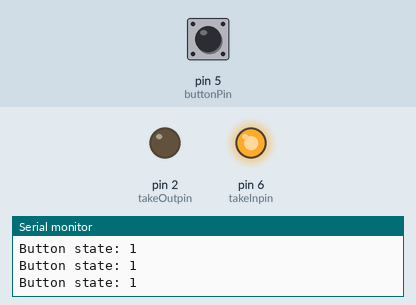
Bench run of a sketch on a simulated Arduino Uno, built with avr-gcc and run on an emulated ATmega328P. On the bench: output pins drawn as LEDs (lit = HIGH), the last lines printed to the serial monitor. The inputs (shaded band) are chosen by the test bench; at power-on: pin 5 (buttonPin) HIGH.

Above: at 1.2 s.
1.3 s: pin 5 (buttonPin) pulled LOW for 0.15 s
At 1.4 s:
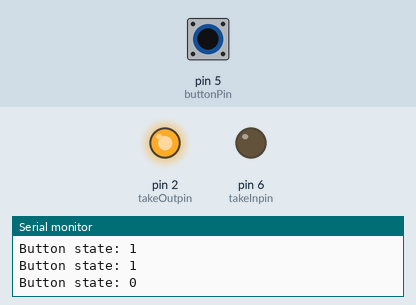
3.0 s: pin 5 (buttonPin) pulled LOW for 3.2 s
At 7.0 s:
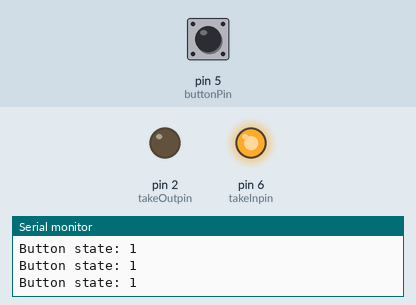
Timing chart, 0 to 8.5 s (numbered marks = the images above; inputs shaded):
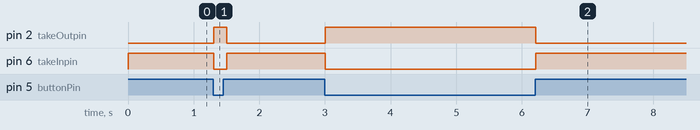

The sketch:

push_state.ino
```cpp
const int buttonPin = 5; // Define the pin number for the push button
int buttonState;    // Variable to store the state of the button
int takeInpin =6;
int takeOutpin =2;
void setup() {
  pinMode(buttonPin, INPUT_PULLUP); // Set the button pin as input
  Serial.begin(9600);
  pinMode(takeOutpin, OUTPUT);
  pinMode(takeInpin, OUTPUT);// Initialize serial communication
}

void loop() {
  buttonState = digitalRead(buttonPin); // Read the state of the button

  // Print the button state to the serial monitor
  Serial.print("Button state: ");
  Serial.println(buttonState);
  if( buttonState==1){
    digitalWrite(takeInpin,HIGH);
    digitalWrite(takeOutpin, LOW);

    }
   if( buttonState==0){
    digitalWrite(takeOutpin, HIGH);
    digitalWrite(takeInpin,LOW);
    }

  delay(100); // Delay for stability
}
```

Measured:
- after the input at 1.3 s, pin 2 (takeOutpin): LOW → HIGH at once, → LOW 0.20 s later; pin 6 (takeInpin): HIGH → LOW at once, → HIGH 0.20 s later
- after the input at 3.0 s, pin 2 (takeOutpin): LOW → HIGH at once, → LOW 3.2 s later; pin 6 (takeInpin): HIGH → LOW at once, → HIGH 3.2 s later
